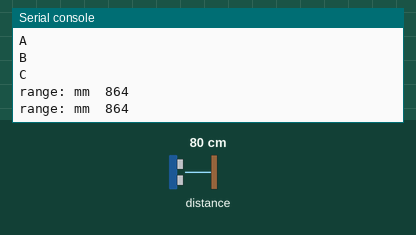
Recording of a program running on a simulated ESP32 board running MicroPython. Shown: the last lines printed to the serial console. The inputs (shaded band) are chosen by the test bench; at power-on: distance to the obstacle 80 cm. Library files of the repository ran but are not shown: vl53l1x.py.

Above: at 5.2 s.
5.3 s: distance to the obstacle set to 2 cm
At 6.6 s:
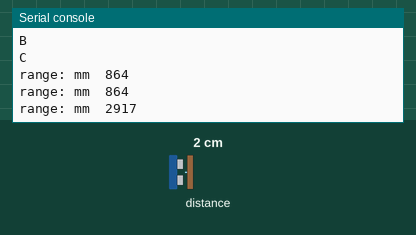
6.8 s: distance to the obstacle set to 4 cm
At 7.8 s:
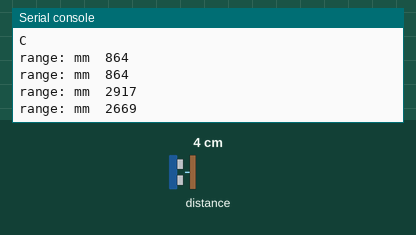
Timing chart, 0 to 9.8 s (numbered marks = the images above; inputs shaded):
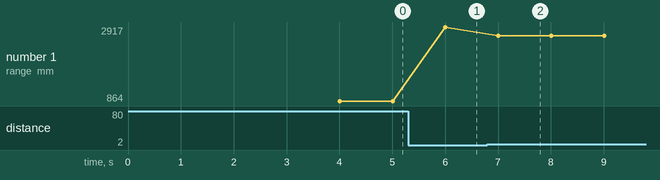

Measured:
- after the input at 5.3 s, the serial console: prints a new line after 0.71 s (image 1)
- after the input at 6.8 s, the serial console: prints a new line after 0.21 s (image 2)
- plotted number 1: 864 → 2917 after the input at 5.3 s, 2917 → 2669 after the input at 6.8 s

The program:

my_lidar.py
```python
import utime
from machine import I2C
from machine import Pin
print("A")
import time
i2c = I2C(0, scl=Pin(22), sda=Pin(21))
from vl53l1x import VL53L1X
print("B")
distance = VL53L1X(i2c)
print("C")
while True:
    print("range: mm ", distance.read())
    utime.sleep(1)
```
